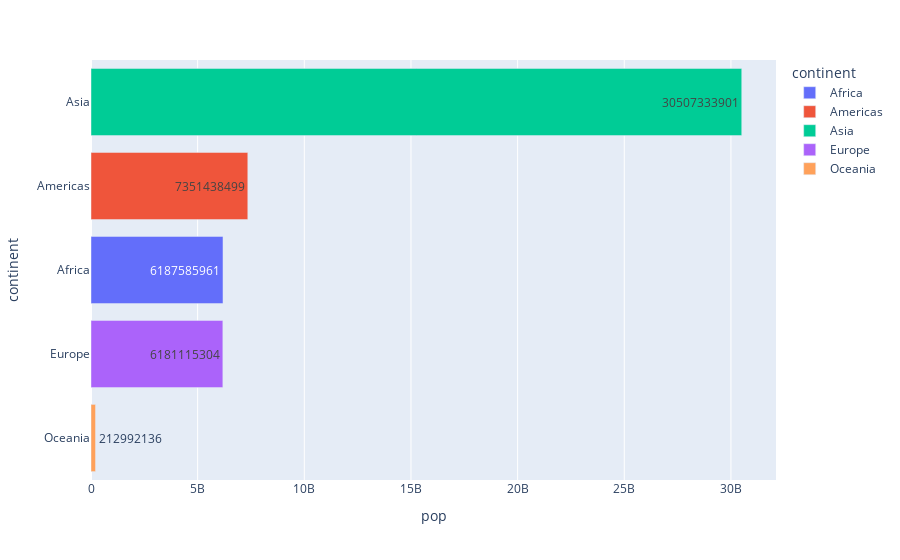

Write notebook code for a chart like this one.
### Code cell
# YOUR CODE HERE
df_sum = df.groupby('continent').sum()
fig = px.bar(df_sum,x='pop',y=df_sum.index,orientation='h',color=df_sum.index,text='pop')
fig.update_yaxes(categoryorder='total ascending')
fig.show()

### Figure 1 — Plotly figure (JSON) as saved in the notebook; plotly's stock layout.template omitted (floating-point values rounded to 4 significant figures)
{"data": [{"alignmentgroup": "True", "hovertemplate": "continent=%{y}<br>pop=%{text}<extra></extra>", "legendgroup": "Africa", "marker": {"color": "#636efa", "pattern": {"shape": ""}}, "name": "Africa", "offsetgroup": "Africa", "orientation": "h", "showlegend": true, "text": [6187585961], "textposition": "auto", "type": "bar", "x": [6187585961], "xaxis": "x", "y": ["Africa"], "yaxis": "y"}, {"alignmentgroup": "True", "hovertemplate": "continent=%{y}<br>pop=%{text}<extra></extra>", "legendgroup": "Americas", "marker": {"color": "#EF553B", "pattern": {"shape": ""}}, "name": "Americas", "offsetgroup": "Americas", "orientation": "h", "showlegend": true, "text": [7351438499], "textposition": "auto", "type": "bar", "x": [7351438499], "xaxis": "x", "y": ["Americas"], "yaxis": "y"}, {"alignmentgroup": "True", "hovertemplate": "continent=%{y}<br>pop=%{text}<extra></extra>", "legendgroup": "Asia", "marker": {"color": "#00cc96", "pattern": {"shape": ""}}, "name": "Asia", "offsetgroup": "Asia", "orientation": "h", "showlegend": true, "text": [30507333901], "textposition": "auto", "type": "bar", "x": [30507333901], "xaxis": "x", "y": ["Asia"], "yaxis": "y"}, {"alignmentgroup": "True", "hovertemplate": "continent=%{y}<br>pop=%{text}<extra></extra>", "legendgroup": "Europe", "marker": {"color": "#ab63fa", "pattern": {"shape": ""}}, "name": "Europe", "offsetgroup": "Europe", "orientation": "h", "showlegend": true, "text": [6181115304], "textposition": "auto", "type": "bar", "x": [6181115304], "xaxis": "x", "y": ["Europe"], "yaxis": "y"}, {"alignmentgroup": "True", "hovertemplate": "continent=%{y}<br>pop=%{text}<extra></extra>", "legendgroup": "Oceania", "marker": {"color": "#FFA15A", "pattern": {"shape": ""}}, "name": "Oceania", "offsetgroup": "Oceania", "orientation": "h", "showlegend": true, "text": [212992136], "textposition": "auto", "type": "bar", "x": [212992136], "xaxis": "x", "y": ["Oceania"], "yaxis": "y"}], "layout": {"barmode": "relative", "legend": {"title": {"text": "continent"}, "tracegroupgap": 0}, "margin": {"t": 60}, "xaxis": {"anchor": "y", "domain": [0, 1], "title": {"text": "pop"}}, "yaxis": {"anchor": "x", "categoryarray": ["Oceania", "Europe", "Asia", "Americas", "Africa"], "categoryorder": "total ascending", "domain": [0, 1], "title": {"text": "continent"}}}}
